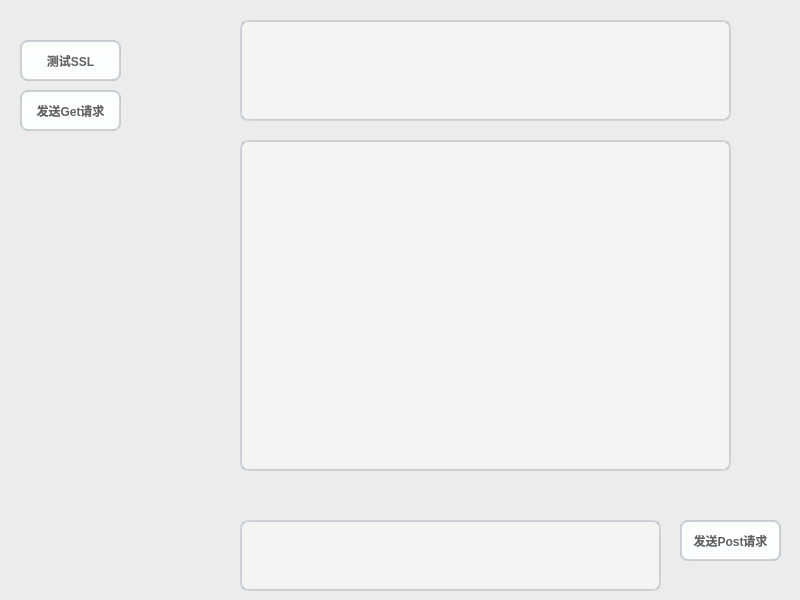
<?xml version="1.0" encoding="UTF-8"?>
<ui version="4.0">
 <class>Widget</class>
 <widget class="QWidget" name="Widget">
  <property name="geometry">
   <rect>
    <x>0</x>
    <y>0</y>
    <width>800</width>
    <height>600</height>
   </rect>
  </property>
  <property name="windowTitle">
   <string>Widget</string>
  </property>
  <property name="styleSheet">
   <string notr="true">/*
 * MacOS Style Sheet for QT Applications
 * Author: Jaime A. Quiroga P.
 * Company: GTRONICK
 * Last updated: 25/12/2020, 23:10.
 * Available at: https://github.com/GTRONICK/QSS/blob/master/MacOS.qss
 */
QWidget {
    background-color:#ececec;
}
QPushButton, QToolButton, QCommandLinkButton{
    padding: 0 5px 0 5px;
    border-style: solid;
    border-top-color: qlineargradient(spread:pad, x1:0, y1:0, x2:0, y2:1, stop:0 #c1c9cf, stop:1 #d2d8dd);
    border-right-color: qlineargradient(spread:pad, x1:1, y1:0, x2:0, y2:0, stop:0 #c1c9cf, stop:1 #d2d8dd);
    border-bottom-color: qlineargradient(spread:pad, x1:0, y1:1, x2:0, y2:0, stop:0 #c1c9cf, stop:1 #d2d8dd);
    border-left-color: qlineargradient(spread:pad, x1:0, y1:0, x2:1, y2:0, stop:0 #c1c9cf, stop:1 #d2d8dd);
    border-width: 2px;
    border-radius: 8px;
    color: #616161;
    font-weight: bold;
    background-color: qlineargradient(spread:pad, x1:0.5, y1:0, x2:0.5, y2:1, stop:0 #fbfdfd, stop:0.5 #ffffff, stop:1 #fbfdfd);
}
QPushButton::default, QToolButton::default, QCommandLinkButton::default{
    border: 2px solid transparent;
    color: #FFFFFF;
    background-color: qlineargradient(spread:pad, x1:0.5, y1:0, x2:0.5, y2:1, stop:0 #84afe5, stop:1 #1168e4);
}
QPushButton:hover, QToolButton:hover, QCommandLinkButton:hover{
    color: #3d3d3d;
}
QPushButton:pressed, QToolButton:pressed, QCommandLinkButton:pressed{
    color: #aeaeae;
    background-color: qlineargradient(spread:pad, x1:0.5, y1:0, x2:0.5, y2:1, stop:0 #ffffff, stop:0.5 #fbfdfd, stop:1 #ffffff);
}
QPushButton:disabled, QToolButton:disabled, QCommandLinkButton:disabled{
    color: #616161;
    background-color: qlineargradient(spread:pad, x1:0.5, y1:0, x2:0.5, y2:1, stop:0 #dce7eb, stop:0.5 #e0e8eb, stop:1 #dee7ec);
}
QLineEdit, QTextEdit, QPlainTextEdit, QSpinBox, QDoubleSpinBox, QTimeEdit, QDateEdit, QDateTimeEdit {
    border-width: 2px;
    border-radius: 8px;
    border-style: solid;
    border-top-color: qlineargradient(spread:pad, x1:0.5, y1:1, x2:0.5, y2:0, stop:0 #c1c9cf, stop:1 #d2d8dd);
    border-right-color: qlineargradient(spread:pad, x1:0, y1:0, x2:1, y2:0, stop:0 #c1c9cf, stop:1 #d2d8dd);
    border-bottom-color: qlineargradient(spread:pad, x1:0.5, y1:0, x2:0.5, y2:1, stop:0 #c1c9cf, stop:1 #d2d8dd);
    border-left-color: qlineargradient(spread:pad, x1:1, y1:0, x2:0, y2:0, stop:0 #c1c9cf, stop:1 #d2d8dd);
    background-color: #f4f4f4;
    color: #3d3d3d;
}
QLineEdit:focus, QTextEdit:focus, QPlainTextEdit:focus, QSpinBox:focus, QDoubleSpinBox:focus, QTimeEdit:focus, QDateEdit:focus, QDateTimeEdit:focus {
    border-width: 2px;
    border-radius: 8px;
    border-style: solid;
    border-top-color: qlineargradient(spread:pad, x1:0.5, y1:1, x2:0.5, y2:0, stop:0 #85b7e3, stop:1 #9ec1db);
    border-right-color: qlineargradient(spread:pad, x1:0, y1:0, x2:1, y2:0, stop:0 #85b7e3, stop:1 #9ec1db);
    border-bottom-color: qlineargradient(spread:pad, x1:0.5, y1:0, x2:0.5, y2:1, stop:0 #85b7e3, stop:1 #9ec1db);
    border-left-color: qlineargradient(spread:pad, x1:1, y1:0, x2:0, y2:0, stop:0 #85b7e3, stop:1 #9ec1db);
    background-color: #f4f4f4;
    color: #3d3d3d;
}
QLineEdit:disabled, QTextEdit:disabled, QPlainTextEdit:disabled, QSpinBox:disabled, QDoubleSpinBox:disabled, QTimeEdit:disabled, QDateEdit:disabled, QDateTimeEdit:disabled {
    color: #b9b9b9;
}
QSpinBox::up-button, QDoubleSpinBox::up-button, QTimeEdit::up-button, QDateEdit::up-button, QDateTimeEdit::up-button {
    subcontrol-origin: padding;
    subcontrol-position: top right;
    width: 15px;
    color: #272727;
    border-left-width: 1px;
    border-left-color: darkgray;
    border-left-style: solid;
    border-top-right-radius: 3px;
    padding: 3px;
}
QSpinBox::down-button, QDoubleSpinBox::down-button, QTimeEdit::down-button, QDateEdit::down-button, QDateTimeEdit::down-button {
    subcontrol-origin: padding;
    subcontrol-position: bottom right;
    width: 15px;
    color: #272727;
    border-left-width: 1px;
    border-left-color: darkgray;
    border-left-style: solid;
    border-bottom-right-radius: 3px;
    padding: 3px;
}
QSpinBox::up-button:pressed, QDoubleSpinBox::up-button:pressed, QTimeEdit::up-button:pressed, QDateEdit::up-button:pressed, QDateTimeEdit::up-button:pressed {
    color: #aeaeae;
    background-color: qlineargradient(spread:pad, x1:0.5, y1:0, x2:0.5, y2:1, stop:0 #ffffff, stop:0.5 #fbfdfd, stop:1 #ffffff);
}
QSpinBox::down-button:pressed, QDoubleSpinBox::down-button:pressed, QTimeEdit::down-button:pressed, QDateEdit::down-button:pressed, QDateTimeEdit::down-button:pressed {
    color: #aeaeae;
    background-color: qlineargradient(spread:pad, x1:0.5, y1:0, x2:0.5, y2:1, stop:0 #ffffff, stop:0.5 #fbfdfd, stop:1 #ffffff);
}
QSpinBox::up-button:hover, QDoubleSpinBox::up-button:hover, QTimeEdit::up-button:hover, QDateEdit::up-button:hover, QDateTimeEdit::up-button:hover {
    color: #FFFFFF;
    border-top-right-radius: 5px;
    background-color: qlineargradient(spread:pad, x1:0.5, y1:0, x2:0.5, y2:1, stop:0 #84afe5, stop:1 #1168e4);
    
}
QSpinBox::down-button:hover, QDoubleSpinBox::down-button:hover, QTimeEdit::down-button:hover, QDateEdit::down-button:hover, QDateTimeEdit::down-button:hover {
    color: #FFFFFF;
    border-bottom-right-radius: 5px;
    background-color: qlineargradient(spread:pad, x1:0.5, y1:0, x2:0.5, y2:1, stop:0 #84afe5, stop:1 #1168e4);
}
QSpinBox::up-arrow, QDoubleSpinBox::up-arrow, QTimeEdit::up-arrow, QDateEdit::up-arrow, QDateTimeEdit::up-arrow {
    image: url(/usr/share/icons/Adwaita/16x16/actions/go-up-symbolic.symbolic.png);
}
QSpinBox::down-arrow, QDoubleSpinBox::down-arrow, QTimeEdit::down-arrow, QDateEdit::down-arrow, QDateTimeEdit::down-arrow {
    image: url(/usr/share/icons/Adwaita/16x16/actions/go-down-symbolic.symbolic.png);
}
QProgressBar {
    max-height: 8px;
    text-align: center;
    font: italic bold 11px;
    color: #3d3d3d;
    border: 1px solid transparent;
    border-radius:4px;
    background-color: qlineargradient(spread:pad, x1:0, y1:0, x2:0, y2:1, stop:0 #ddd5d5, stop:0.5 #dad3d3, stop:1 #ddd5d5);
}
QProgressBar::chunk {
    background-color: qlineargradient(spread:pad, x1:0, y1:0, x2:0, y2:1, stop:0 #467dd1, stop:0.5 #3b88fc, stop:1 #467dd1);
    border-radius: 4px;
}
QProgressBar:disabled {
    color: #616161;
}
QProgressBar::chunk:disabled {
    background-color: #aeaeae;
}
QSlider::groove {
    border: 1px solid #bbbbbb;
    background-color: #52595d;
    border-radius: 4px;
}
QSlider::groove:horizontal {
    height: 6px;
}
QSlider::groove:vertical {
    width: 6px;
}
QSlider::handle:horizontal {
    background: #ffffff;
    border-style: solid;
    border-width: 1px;
    border-color: rgb(207,207,207);
    width: 12px;
    margin: -5px 0;
    border-radius: 7px;
}
QSlider::handle:vertical {
    background: #ffffff;
    border-style: solid;
    border-width: 1px;
    border-color: rgb(207,207,207);
    height: 12px;
    margin: 0 -5px;
    border-radius: 7px;
}
QSlider::add-page, QSlider::sub-page {
    border: 1px transparent;
    background-color: #52595d;
    border-radius: 4px;
}
QSlider::add-page:horizontal {
    background: qlineargradient(spread:pad, x1:0, y1:0, x2:0, y2:1, stop:0 #ddd5d5, stop:0.5 #dad3d3, stop:1 #ddd5d5);
}
QSlider::sub-page:horizontal {
    background-color: qlineargradient(spread:pad, x1:0, y1:0, x2:1, y2:0, stop:0 #467dd1, stop:0.5 #3b88fc, stop:1 #467dd1);
}
QSlider::add-page:vertical {
    background-color: qlineargradient(spread:pad, x1:0, y1:0, x2:0, y2:1, stop:0 #467dd1, stop:0.5 #3b88fc, stop:1 #467dd1);
}
QSlider::sub-page:vertical {
    background: qlineargradient(spread:pad, x1:0, y1:0, x2:1, y2:0, stop:0 #ddd5d5, stop:0.5 #dad3d3, stop:1 #ddd5d5);
}
QSlider::add-page:horizontal:disabled, QSlider::sub-page:horizontal:disabled, QSlider::add-page:vertical:disabled, QSlider::sub-page:vertical:disabled {
    background: #b9b9b9;
}
QComboBox, QFontComboBox {
    border-width: 2px;
    border-radius: 8px;
    border-style: solid;
    border-top-color: qlineargradient(spread:pad, x1:0.5, y1:1, x2:0.5, y2:0, stop:0 #c1c9cf, stop:1 #d2d8dd);
    border-right-color: qlineargradient(spread:pad, x1:0, y1:0, x2:1, y2:0, stop:0 #c1c9cf, stop:1 #d2d8dd);
    border-bottom-color: qlineargradient(spread:pad, x1:0.5, y1:0, x2:0.5, y2:1, stop:0 #c1c9cf, stop:1 #d2d8dd);
    border-left-color: qlineargradient(spread:pad, x1:1, y1:0, x2:0, y2:0, stop:0 #c1c9cf, stop:1 #d2d8dd);
    background-color: #f4f4f4;
    color: #272727;
    padding-left: 5px;
}
QComboBox:editable, QComboBox:!editable, QComboBox::drop-down:editable, QComboBox:!editable:on, QComboBox::drop-down:editable:on {
    background: #ffffff;
}
QComboBox::drop-down {
    subcontrol-origin: padding;
    subcontrol-position: top right;
    width: 15px;
    color: #272727;
    border-left-width: 1px;
    border-left-color: darkgray;
    border-left-style: solid;
    border-top-right-radius: 3px;
    border-bottom-right-radius: 3px;
}
QComboBox::down-arrow {
    image: url(/usr/share/icons/Adwaita/16x16/actions/go-down-symbolic.symbolic.png); /*Adawaita icon thene*/
}

QComboBox::down-arrow:on {
    top: 1px;
    left: 1px;
}
QComboBox QAbstractItemView {
    border: 1px solid darkgray;
    border-radius: 8px;
    selection-background-color: #dadada;
    selection-color: #272727;
    color: #272727;
    background: white;
}
QLabel, QCheckBox, QRadioButton {
    color: #272727;
}
QCheckBox {
    padding: 2px;
}
QCheckBox:disabled, QRadioButton:disabled {
    color: #808086;
    padding: 2px;
}

QCheckBox:hover {
    border-radius:4px;
    border-style:solid;
    padding-left: 1px;
    padding-right: 1px;
    padding-bottom: 1px;
    padding-top: 1px;
    border-width:1px;
    border-color: transparent;
}
QCheckBox::indicator:checked {
    image: url(/usr/share/icons/Adwaita/16x16/actions/object-select-symbolic.symbolic.png);
    height: 15px;
    width: 15px;
    border-style:solid;
    border-width: 1px;
    border-color: #48a5fd;
    color: #ffffff;
    border-radius: 3px;
    background-color: qlineargradient(spread:pad, x1:0, y1:0, x2:0, y2:1, stop:0 #48a5fd, stop:0.5 #329cfb, stop:1 #48a5fd);
}
QCheckBox::indicator:unchecked {
    
    height: 15px;
    width: 15px;
    border-style:solid;
    border-width: 1px;
    border-color: #48a5fd;
    border-radius: 3px;
    background-color: #fbfdfa;
}
QLCDNumber {
    color: #616161;;
}
QMenuBar {
    background-color: #ececec;
}
QMenuBar::item {
    color: #616161;
    spacing: 3px;
    padding: 1px 4px;
    background-color: #ececec;
}

QMenuBar::item:selected {
    background-color: #dadada;
    color: #3d3d3d;
}
QMenu {
    background-color: #ececec;
}
QMenu::item:selected {
    background-color: #dadada;
    color: #3d3d3d;
}
QMenu::item {
    color: #616161;;
    background-color: #e0e0e0;
}
QTabWidget {
    color:rgb(0,0,0);
    background-color:#000000;
}
QTabWidget::pane {
    border-color: #050a0e;
    background-color: #e0e0e0;
    border-width: 1px;
    border-radius: 4px;
    position: absolute;
    top: -0.5em;
    padding-top: 0.5em;
}

QTabWidget::tab-bar {
    alignment: center;
}

QTabBar::tab {
    border-bottom: 1px solid #c0c0c0;
    padding: 3px;
    color: #272727;
    background-color: #fefefc;
    margin-left:0px;
}
QTabBar::tab:!last {
    border-right: 1px solid;
    border-right-color: #c0c0c0;
    border-bottom-color: #c0c0c0;
}
QTabBar::tab:first {
    border-top-left-radius: 4px;
    border-bottom-left-radius: 4px;
}
QTabBar::tab:last {
    border-top-right-radius: 4px;
    border-bottom-right-radius: 4px;
}
QTabBar::tab:selected, QTabBar::tab:last:selected, QTabBar::tab:hover {
    color: #FFFFFF;
    background-color: qlineargradient(spread:pad, x1:0.5, y1:0, x2:0.5, y2:1, stop:0 #84afe5, stop:1 #1168e4);
}
QRadioButton::indicator {
    height: 14px;
    width: 14px;
    border-style:solid;
    border-radius:7px;
    border-width: 1px;
}
QRadioButton::indicator:checked {
    border-color: #48a5fd;
    background-color: qradialgradient(cx:0.5, cy:0.5, radius:0.4,fx:0.5, fy:0.5, stop:0 #ffffff, stop:0.5 #ffffff, stop:0.6 #48a5fd, stop:1 #48a5fd);
}
QRadioButton::indicator:!checked {
    border-color: #a9b7c6;
    background-color: #fbfdfa;
}
QStatusBar {
    color:#027f7f;
}

QDial {
    background: #16a085;
}

QToolBox {
    color: #a9b7c6;
    background-color: #222b2e;
}
QToolBox::tab {
    color: #a9b7c6;
    background-color:#222b2e;
}
QToolBox::tab:selected {
    color: #FFFFFF;
    background-color:#222b2e;
}
QScrollArea {
    color: #FFFFFF;
    background-color:#222b2e;
}

QScrollBar:horizontal {
	max-height: 10px;
	border: 1px transparent grey;
	margin: 0px 20px 0px 20px;
	background: transparent;
}
QScrollBar:vertical {
	max-width: 10px;
	border: 1px transparent grey;
	margin: 20px 0px 20px 0px;
	background: transparent;
}
QScrollBar::handle:vertical, QScrollBar::handle:horizontal {
	background: #52595d;
	border-style: transparent;
	border-radius: 4px;
	min-height: 25px;
}
QScrollBar::handle:horizontal:hover, QScrollBar::handle:vertical:hover {
	background: qlineargradient(spread:pad, x1:0, y1:0, x2:1, y2:0, stop:0 #467dd1, stop:0.5 #3b88fc, stop:1 #467dd1);
}
QScrollBar::add-line, QScrollBar::sub-line {
    border: 2px transparent grey;
    border-radius: 4px;
    subcontrol-origin: margin;
    background: #b9b9b9;
}
QScrollBar::add-line:horizontal {
    width: 20px;
    subcontrol-position: right;
}
QScrollBar::add-line:vertical {
    height: 20px;
    subcontrol-position: bottom;
}
QScrollBar::sub-line:horizontal {
    width: 20px;
    subcontrol-position: left;
}
QScrollBar::sub-line:vertical {
    height: 20px;
    subcontrol-position: top;
}
QScrollBar::add-line:vertical:pressed, QScrollBar::add-line:horizontal:pressed, QScrollBar::sub-line:horizontal:pressed, QScrollBar::sub-line:vertical:pressed {
    background: qlineargradient(spread:pad, x1:0, y1:0, x2:1, y2:0, stop:0 #467dd1, stop:0.5 #3b88fc, stop:1 #467dd1);
}
QScrollBar::add-page:horizontal, QScrollBar::sub-page:horizontal, QScrollBar::add-page:vertical, QScrollBar::sub-page:vertical {
    background: none;
}
QScrollBar::up-arrow:vertical {
    image: url(/usr/share/icons/Adwaita/16x16/actions/go-up-symbolic.symbolic.png);
}
QScrollBar::down-arrow:vertical {
    image: url(/usr/share/icons/Adwaita/16x16/actions/go-down-symbolic.symbolic.png);
}
QScrollBar::left-arrow:horizontal {
    image: url(/usr/share/icons/Adwaita/16x16/actions/go-previous-symbolic.symbolic.png);
}
QScrollBar::right-arrow:horizontal {
    image: url(/usr/share/icons/Adwaita/16x16/actions/go-next-symbolic.symbolic.png);
}</string>
  </property>
  <widget class="QPushButton" name="pushButton">
   <property name="geometry">
    <rect>
     <x>20</x>
     <y>90</y>
     <width>101</width>
     <height>41</height>
    </rect>
   </property>
   <property name="text">
    <string>发送Get请求</string>
   </property>
  </widget>
  <widget class="QPushButton" name="pushButton_2">
   <property name="geometry">
    <rect>
     <x>20</x>
     <y>40</y>
     <width>101</width>
     <height>41</height>
    </rect>
   </property>
   <property name="text">
    <string>测试SSL</string>
   </property>
  </widget>
  <widget class="QPushButton" name="postButton">
   <property name="geometry">
    <rect>
     <x>680</x>
     <y>520</y>
     <width>101</width>
     <height>41</height>
    </rect>
   </property>
   <property name="text">
    <string>发送Post请求</string>
   </property>
  </widget>
  <widget class="QTextEdit" name="record">
   <property name="geometry">
    <rect>
     <x>240</x>
     <y>140</y>
     <width>491</width>
     <height>331</height>
    </rect>
   </property>
  </widget>
  <widget class="QTextEdit" name="reasoning">
   <property name="geometry">
    <rect>
     <x>240</x>
     <y>20</y>
     <width>491</width>
     <height>101</height>
    </rect>
   </property>
  </widget>
  <widget class="QTextEdit" name="userInput">
   <property name="geometry">
    <rect>
     <x>240</x>
     <y>520</y>
     <width>421</width>
     <height>71</height>
    </rect>
   </property>
  </widget>
 </widget>
 <resources/>
 <connections/>
</ui>
